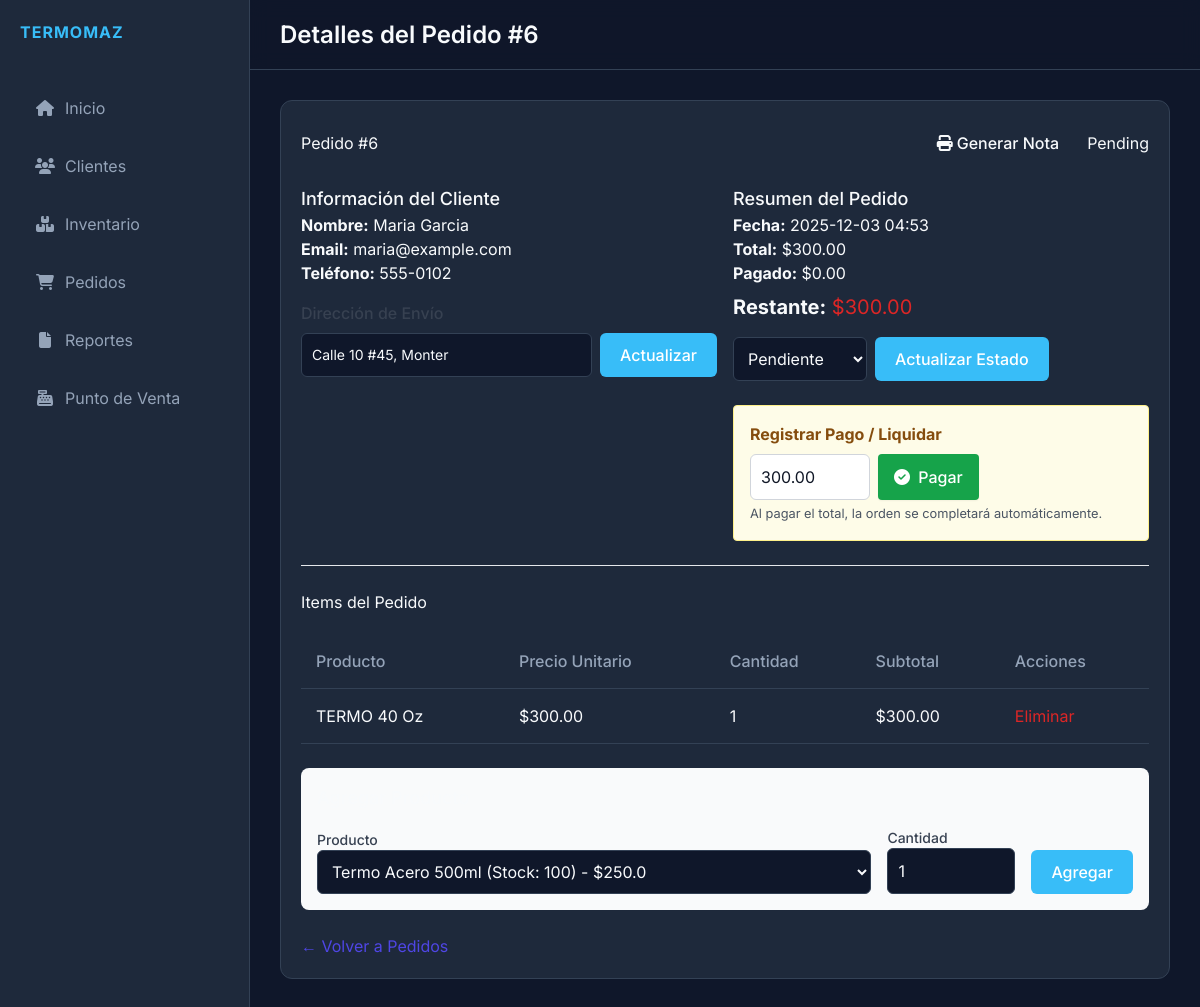
Before: /orders/6 with the older database file.
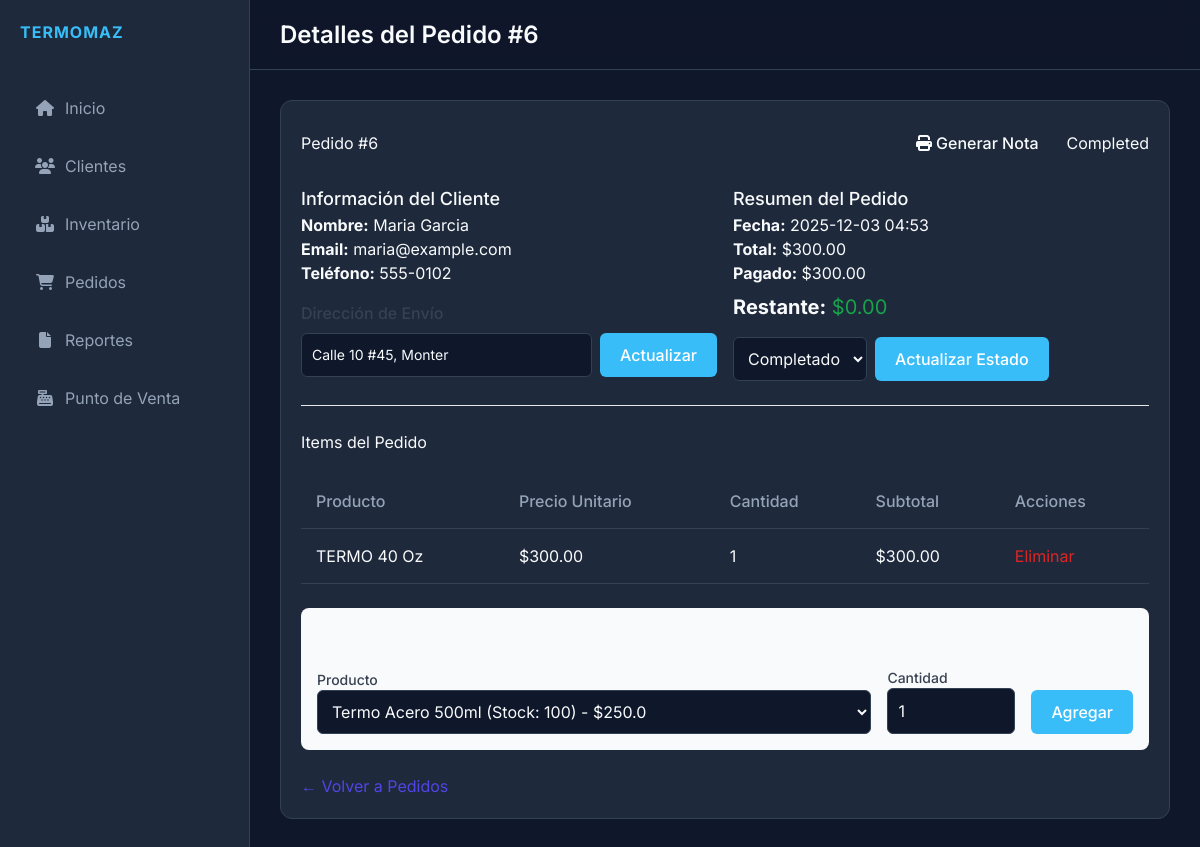
After: the same page with the newer database file.
### models.py (models this page shows)
class Order(db.Model):
    id = db.Column(db.Integer, primary_key=True)
    client_id = db.Column(db.Integer, db.ForeignKey('client.id'), nullable=False)
    client = db.relationship('Client', backref=db.backref('orders', lazy=True))
    date = db.Column(db.DateTime, default=datetime.utcnow)
    status = db.Column(db.String(20), default='Pending') # Pending, Completed, Cancelled
    total = db.Column(db.Float, default=0.0)
    paid_amount = db.Column(db.Float, default=0.0)
    payment_status = db.Column(db.String(20), default='Pending') # Pending, Partial, Paid
    shipping_address = db.Column(db.String(200))
    items = db.relationship('OrderItem', backref='order', lazy=True, cascade="all, delete-orphan")

### app.py (the view)
@app.route('/orders/<int:id>')
def order_details(id):
    order = Order.query.get_or_404(id)
    products = Product.query.all()
    return render_template('order_details.html', order=order, products=products)

### templates/order_details.html (shortened to what the changed rows need)
{% extends 'base.html' %}
{% block title %}Detalles del Pedido #{{ order.id }}{% endblock %}
{% block content %}
<div class="card">
    <div class="modal-header">
        <h2>Pedido #{{ order.id }}</h2>
        <div class="flex gap-2 items-center">
            <a href="{{ url_for('order_note', id=order.id) }}" target="_blank"
                class="btn btn-secondary btn-sm flex items-center gap-1">
            </a>
            <div>
                <span class="badge badge-{{ 'success' if order.status == 'Completed' else 'warning' }}">{{ order.status
                    }}</span>
            </div>
        </div>
    </div>
    <div class="grid grid-cols-2 gap-4 mb-6">
        <div>
            <div class="mt-4">
                <form action="{{ url_for('update_order_address', id=order.id) }}" method="POST" class="mt-2">
                    <div class="flex gap-2">
                        <input type="text" name="shipping_address" value="{{ order.shipping_address or '' }}"
                            class="form-control text-sm" placeholder="Dirección de envío">
                        <button type="submit" class="btn btn-primary btn-sm whitespace-nowrap">Actualizar</button>
                    </div>
                </form>
            </div>
        </div>
        <div>
            <h3 class="text-lg font-medium">Resumen del Pedido</h3>
            <p><strong>Fecha:</strong> {{ order.date.strftime('%Y-%m-%d %H:%M') }}</p>
            <p><strong>Total:</strong> ${{ "%.2f"|format(order.total) }}</p>
            <p><strong>Pagado:</strong> ${{ "%.2f"|format(order.paid_amount or 0) }}</p>
            <p class="text-xl mt-2">
                <strong>Restante:</strong>
                <span
                    class="{{ 'text-green-600' if (order.total - (order.paid_amount or 0)) <= 0.01 else 'text-red-600' }}">
                    ${{ "%.2f"|format(order.total - (order.paid_amount or 0)) }}
                </span>
            </p>
            <form action="{{ url_for('update_order_status', id=order.id) }}" method="POST"
                class="mt-4 flex items-center">
                <select name="status" class="form-control mr-2" style="width: auto;">
                    <option value="Pending" {% if order.status=='Pending' %}selected{% endif %}>Pendiente</option>
                    <option value="Completed" {% if order.status=='Completed' %}selected{% endif %}>Completado</option>
                </select>
                <button type="submit" class="btn btn-primary btn-sm">Actualizar Estado</button>
            </form>
            {% set remaining = order.total - (order.paid_amount or 0) %}
            {% if remaining > 0.01 %}
            <div class="mt-6 bg-yellow-50 p-4 rounded border border-yellow-200">
                <h4 class="font-bold text-yellow-800 mb-2">Registrar Pago / Liquidar</h4>
                <form action="{{ url_for('add_order_payment', id=order.id) }}" method="POST" class="flex gap-2">
                    <input type="number" step="0.01" name="amount" value="{{ '%.2f'|format(remaining) }}"
                        class="form-control bg-white text-gray-900 border-gray-300" style="width: 120px;"
                        placeholder="Monto">
                    <button type="submit"
                        class="bg-green-600 text-white px-4 py-2 rounded hover:bg-green-700 focus:outline-none focus:ring-2 focus:ring-green-500 shadow-sm font-medium">
                        <i class="fas fa-check-circle mr-1"></i> Pagar
                    </button>
                </form>
                <small class="text-gray-600">Al pagar el total, la orden se completará automáticamente.</small>
            </div>
            {% endif %}
        </div>
    </div>
    <div class="table-container mb-6">
        <table>
            <thead>
                <tr>
                    <th>Producto</th>
                    <th>Precio Unitario</th>
                    <th>Cantidad</th>
                    <th>Subtotal</th>
                    <th>Acciones</th>
                </tr>
            </thead>
        </table>
    </div>
</div>
{% endblock %}

Changed rows visible on the page:
changed Order "Calle 10 #45, Monter": status "Pending" → "Completed"; paid_amount "0.00" → "300.00"; order.total-(order.paid_amountor0) "300.00" → "0.00"; status "Pendiente" → "Completado"
Other visible differences:
form field amount: "300.00" → (not shown)
text no longer shown: "Registrar Pago / Liquidar Pagar Al pagar el total, la orden se completará automáticamente."
